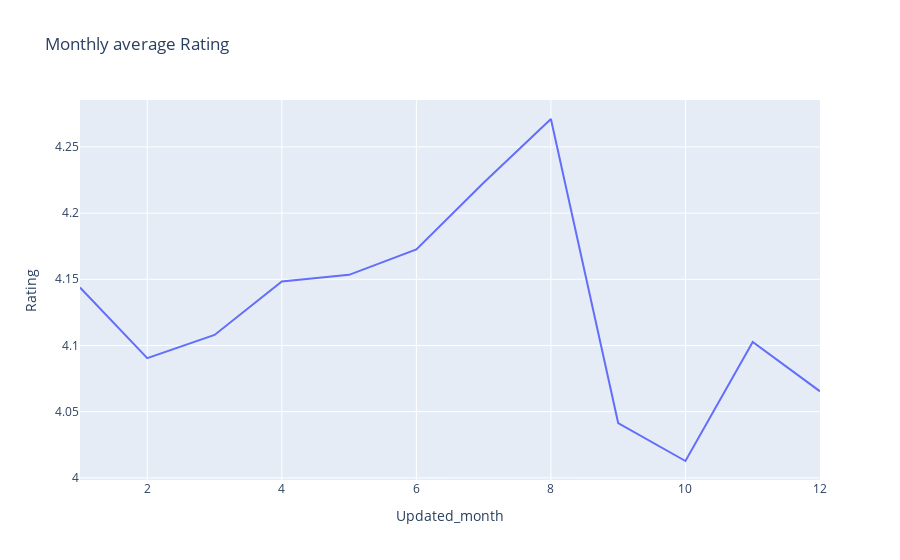

The notebook cell saved with this chart:
### Code cell
import plotly.express as px
fig = px.line(res1, x = "Updated_month", y= 'Rating', title= "Monthly average Rating")
fig.show()

### Figure 1 — Plotly figure (JSON) as saved in the notebook; plotly's stock layout.template omitted (floating-point values rounded to 4 significant figures)
{"data": [{"hovertemplate": "Updated_month=%{x}<br>Rating=%{y}<extra></extra>", "legendgroup": "", "line": {"color": "#636efa", "dash": "solid"}, "marker": {"symbol": "circle"}, "mode": "lines", "name": "", "orientation": "v", "showlegend": false, "type": "scatter", "x": [1, 2, 3, 4, 5, 6, 7, 8, 9, 10, 11, 12], "xaxis": "x", "y": [4.144, 4.09, 4.108, 4.148, 4.153, 4.173, 4.223, 4.271, 4.041, 4.013, 4.103, 4.065], "yaxis": "y"}], "layout": {"legend": {"tracegroupgap": 0}, "title": {"text": "Monthly average Rating"}, "xaxis": {"anchor": "y", "domain": [0, 1], "title": {"text": "Updated_month"}}, "yaxis": {"anchor": "x", "domain": [0, 1], "title": {"text": "Rating"}}}}
